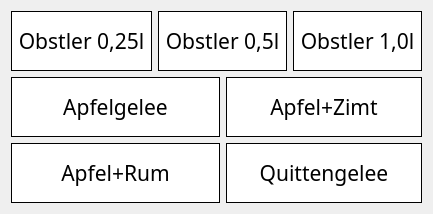
       <widget class="QWidget" name="page_3">
        <layout class="QGridLayout" name="gridLayout_5">
         <item row="2" column="3" colspan="3">
          <widget class="QToolButton" name="button_gelee_quitten">
           <property name="sizePolicy">
            <sizepolicy hsizetype="Minimum" vsizetype="Preferred">
             <horstretch>0</horstretch>
             <verstretch>0</verstretch>
            </sizepolicy>
           </property>
           <property name="minimumSize">
            <size>
             <width>150</width>
             <height>60</height>
            </size>
           </property>
           <property name="font">
            <font>
             <family>Linux Biolinum O</family>
             <pointsize>16</pointsize>
            </font>
           </property>
           <property name="focusPolicy">
            <enum>Qt::NoFocus</enum>
           </property>
           <property name="styleSheet">
            <string notr="true">border: 1px solid black;
background-color: white;</string>
           </property>
           <property name="text">
            <string>Quittengelee</string>
           </property>
           <property name="icon">
            <iconset>
             <normaloff>../images/quittengelee.png</normaloff>../images/quittengelee.png</iconset>
           </property>
           <property name="iconSize">
            <size>
             <width>100</width>
             <height>100</height>
            </size>
           </property>
           <property name="toolButtonStyle">
            <enum>Qt::ToolButtonTextUnderIcon</enum>
           </property>
          </widget>
         </item>
         <item row="1" column="3" colspan="3">
          <widget class="QToolButton" name="button_gelee_apfel_zimt">
           <property name="sizePolicy">
            <sizepolicy hsizetype="Minimum" vsizetype="Preferred">
             <horstretch>0</horstretch>
             <verstretch>0</verstretch>
            </sizepolicy>
           </property>
           <property name="minimumSize">
            <size>
             <width>150</width>
             <height>60</height>
            </size>
           </property>
           <property name="font">
            <font>
             <family>Linux Biolinum O</family>
             <pointsize>16</pointsize>
            </font>
           </property>
           <property name="focusPolicy">
            <enum>Qt::NoFocus</enum>
           </property>
           <property name="styleSheet">
            <string notr="true">border: 1px solid black;
background-color: white;</string>
           </property>
           <property name="text">
            <string>Apfel+Zimt</string>
           </property>
           <property name="icon">
            <iconset>
             <normaloff>../images/apfelgelee.png</normaloff>../images/apfelgelee.png</iconset>
           </property>
           <property name="iconSize">
            <size>
             <width>100</width>
             <height>100</height>
            </size>
           </property>
           <property name="toolButtonStyle">
            <enum>Qt::ToolButtonTextUnderIcon</enum>
           </property>
          </widget>
         </item>
         <item row="1" column="0" colspan="3">
          <widget class="QToolButton" name="button_gelee_apfel">
           <property name="sizePolicy">
            <sizepolicy hsizetype="Minimum" vsizetype="Preferred">
             <horstretch>0</horstretch>
             <verstretch>0</verstretch>
            </sizepolicy>
           </property>
           <property name="minimumSize">
            <size>
             <width>150</width>
             <height>60</height>
            </size>
           </property>
           <property name="font">
            <font>
             <family>Linux Biolinum O</family>
             <pointsize>16</pointsize>
            </font>
           </property>
           <property name="focusPolicy">
            <enum>Qt::NoFocus</enum>
           </property>
           <property name="styleSheet">
            <string notr="true">border: 1px solid black;
background-color: white;</string>
           </property>
           <property name="text">
            <string>Apfelgelee</string>
           </property>
           <property name="icon">
            <iconset>
             <normaloff>../images/apfelgelee.png</normaloff>../images/apfelgelee.png</iconset>
           </property>
           <property name="iconSize">
            <size>
             <width>100</width>
             <height>100</height>
            </size>
           </property>
           <property name="toolButtonStyle">
            <enum>Qt::ToolButtonTextUnderIcon</enum>
           </property>
          </widget>
         </item>
         <item row="2" column="0" colspan="3">
          <widget class="QToolButton" name="button_gelee_apfel_rum">
           <property name="sizePolicy">
            <sizepolicy hsizetype="Minimum" vsizetype="Preferred">
             <horstretch>0</horstretch>
             <verstretch>0</verstretch>
            </sizepolicy>
           </property>
           <property name="minimumSize">
            <size>
             <width>150</width>
             <height>60</height>
            </size>
           </property>
           <property name="font">
            <font>
             <family>Linux Biolinum O</family>
             <pointsize>16</pointsize>
            </font>
           </property>
           <property name="focusPolicy">
            <enum>Qt::NoFocus</enum>
           </property>
           <property name="styleSheet">
            <string notr="true">border: 1px solid black;
background-color: white;</string>
           </property>
           <property name="text">
            <string>Apfel+Rum</string>
           </property>
           <property name="icon">
            <iconset>
             <normaloff>../images/apfelgelee.png</normaloff>../images/apfelgelee.png</iconset>
           </property>
           <property name="iconSize">
            <size>
             <width>100</width>
             <height>100</height>
            </size>
           </property>
           <property name="toolButtonStyle">
            <enum>Qt::ToolButtonTextUnderIcon</enum>
           </property>
          </widget>
         </item>
         <item row="0" column="0" colspan="2">
          <widget class="QToolButton" name="button_obstler_025">
           <property name="sizePolicy">
            <sizepolicy hsizetype="Minimum" vsizetype="Preferred">
             <horstretch>0</horstretch>
             <verstretch>0</verstretch>
            </sizepolicy>
           </property>
           <property name="minimumSize">
            <size>
             <width>100</width>
             <height>60</height>
            </size>
           </property>
           <property name="font">
            <font>
             <family>Linux Biolinum O</family>
             <pointsize>16</pointsize>
            </font>
           </property>
           <property name="focusPolicy">
            <enum>Qt::NoFocus</enum>
           </property>
           <property name="styleSheet">
            <string notr="true">border: 1px solid black;
background-color: white;</string>
           </property>
           <property name="text">
            <string>Obstler 0,25l</string>
           </property>
           <property name="icon">
            <iconset>
             <normaloff>../images/obstler.png</normaloff>../images/obstler.png</iconset>
           </property>
           <property name="iconSize">
            <size>
             <width>100</width>
             <height>100</height>
            </size>
           </property>
           <property name="toolButtonStyle">
            <enum>Qt::ToolButtonTextUnderIcon</enum>
           </property>
          </widget>
         </item>
         <item row="0" column="2" colspan="2">
          <widget class="QToolButton" name="button_obstler_050">
           <property name="sizePolicy">
            <sizepolicy hsizetype="Minimum" vsizetype="Preferred">
             <horstretch>0</horstretch>
             <verstretch>0</verstretch>
            </sizepolicy>
           </property>
           <property name="minimumSize">
            <size>
             <width>100</width>
             <height>60</height>
            </size>
           </property>
           <property name="font">
            <font>
             <family>Linux Biolinum O</family>
             <pointsize>16</pointsize>
            </font>
           </property>
           <property name="focusPolicy">
            <enum>Qt::NoFocus</enum>
           </property>
           <property name="styleSheet">
            <string notr="true">border: 1px solid black;
background-color: white;</string>
           </property>
           <property name="text">
            <string>Obstler 0,5l</string>
           </property>
           <property name="icon">
            <iconset>
             <normaloff>../images/obstler.png</normaloff>../images/obstler.png</iconset>
           </property>
           <property name="iconSize">
            <size>
             <width>100</width>
             <height>100</height>
            </size>
           </property>
           <property name="toolButtonStyle">
            <enum>Qt::ToolButtonTextUnderIcon</enum>
           </property>
          </widget>
         </item>
         <item row="0" column="4" colspan="2">
          <widget class="QToolButton" name="button_obstler_100">
           <property name="sizePolicy">
            <sizepolicy hsizetype="Minimum" vsizetype="Preferred">
             <horstretch>0</horstretch>
             <verstretch>0</verstretch>
            </sizepolicy>
           </property>
           <property name="minimumSize">
            <size>
             <width>100</width>
             <height>60</height>
            </size>
           </property>
           <property name="font">
            <font>
             <family>Linux Biolinum O</family>
             <pointsize>16</pointsize>
            </font>
           </property>
           <property name="focusPolicy">
            <enum>Qt::NoFocus</enum>
           </property>
           <property name="styleSheet">
            <string notr="true">border: 1px solid black;
background-color: white;</string>
           </property>
           <property name="text">
            <string>Obstler 1,0l</string>
           </property>
           <property name="icon">
            <iconset>
             <normaloff>../images/obstler.png</normaloff>../images/obstler.png</iconset>
           </property>
           <property name="iconSize">
            <size>
             <width>100</width>
             <height>100</height>
            </size>
           </property>
           <property name="toolButtonStyle">
            <enum>Qt::ToolButtonTextUnderIcon</enum>
           </property>
          </widget>
         </item>
        </layout>
       </widget>
